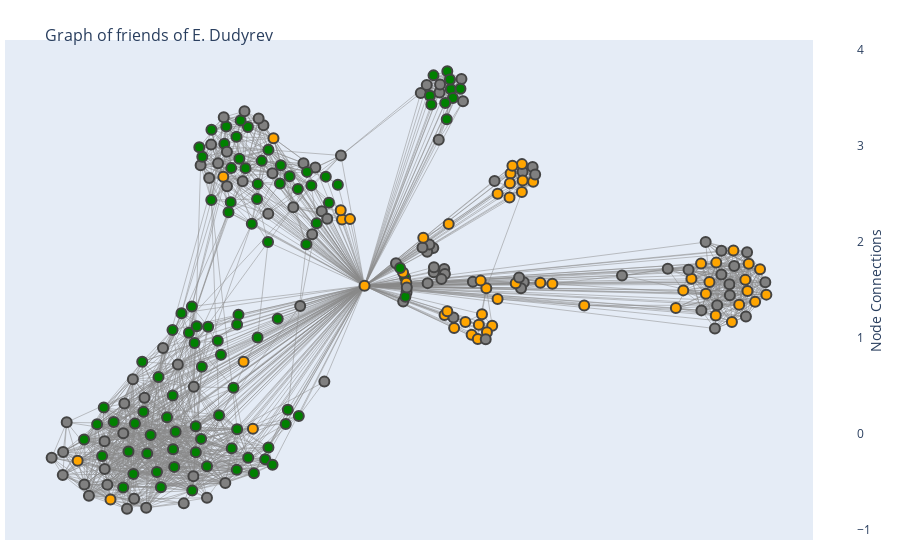

Notebook source saved alongside this figure:
### Code cell
fig.show()

### Figure 1 — Plotly figure (JSON) as saved in the notebook; plotly's stock layout.template omitted (floating-point values rounded to 4 significant figures; data arrays with more than 128 entries replaced by an {"elided": "..."} marker saying what was removed)
{"data": [{"hoverinfo": "none", "line": {"color": "#888", "width": 0.5}, "mode": "lines", "type": "scatter", "x": {"elided": "5703 float values"}, "y": {"elided": "5703 float values"}}, {"hoverinfo": "text", "marker": {"color": {"elided": "245 str values"}, "colorbar": {"thickness": 15, "title": {"side": "right", "text": "Node Connections"}, "xanchor": "left"}, "colorscale": [[0, "rgb(255,255,217)"], [0.125, "rgb(237,248,177)"], [0.25, "rgb(199,233,180)"], [0.375, "rgb(127,205,187)"], [0.5, "rgb(65,182,196)"], [0.625, "rgb(29,145,192)"], [0.75, "rgb(34,94,168)"], [0.875, "rgb(37,52,148)"], [1, "rgb(8,29,88)"]], "line": {"width": 2}, "reversescale": true, "showscale": true, "size": 10}, "mode": "markers", "text": {"elided": "245 str values"}, "type": "scatter", "x": {"elided": "245 float values"}, "y": {"elided": "245 float values"}}], "layout": {"hovermode": "closest", "margin": {"b": 20, "l": 5, "r": 5, "t": 40}, "showlegend": false, "title": {"font": {"size": 16}, "text": "<br>Graph of friends of E. Dudyrev"}, "xaxis": {"showgrid": false, "showticklabels": false, "zeroline": false}, "yaxis": {"showgrid": false, "showticklabels": false, "zeroline": false}}}
